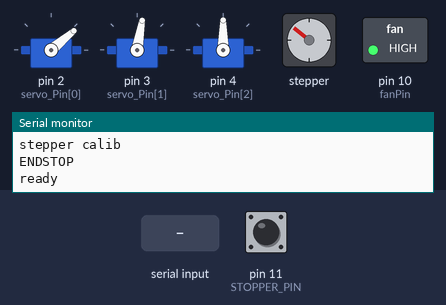
Bench run of a sketch on a simulated Arduino Uno, built with avr-gcc and run on an emulated ATmega328P. Shown: 3 × servo, stepper motor, switched loads named in the sketch (green lamp = pin HIGH), the last lines printed to the serial monitor. Inputs (shaded band) come from the test bench; at power-on: pin 11 (STOPPER_PIN) HIGH. Stepper angles assume 400 steps per turn; pins used as bus, display or sensor lines are not drawn.

Above: at 10.7 s.
10.8 s: "<90,45,200>" received over Serial
At 13.1 s:
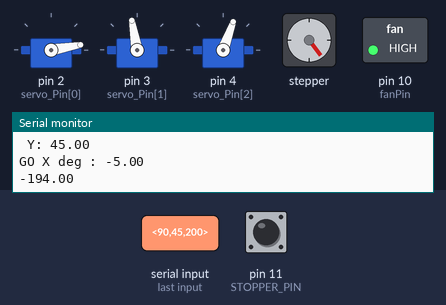
At 16.2 s:
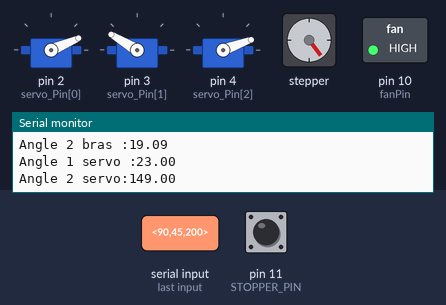
19.8 s: "<30,150,10>" received over Serial
At 31.2 s:
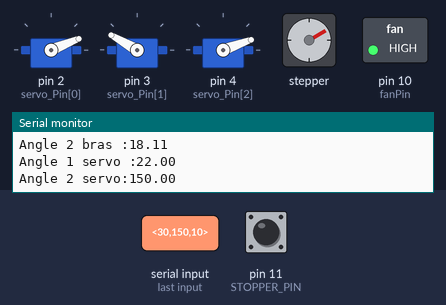
Timing chart, 0 to 34.1 s (numbered marks = the images above; inputs shaded):
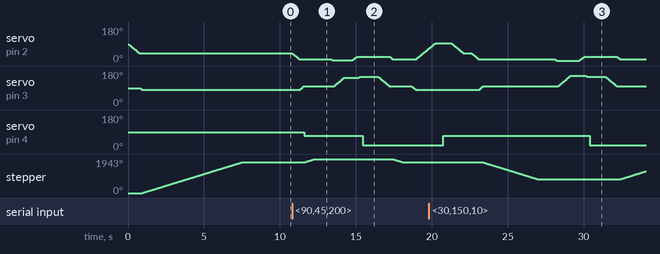

The sketch:

arm_arduino.ino
```cpp
// code par Pierre Mirouze
// FabriqExpo Exploradôme de Vitry
// programme exécuté par l'Arduino contrôlant les moteurs du bras


#include <Arduino.h>
#include "DHT.h"
#include <Servo.h>
#include <math.h>
#include "BasicStepperDriver.h"

// paramètres et broches pour gestion thermique
#define fanPin 10
#define DHTPIN 12
#define DHTTYPE DHT11
DHT dht(DHTPIN, DHTTYPE);
float temperature;
int control=35;

// paramètres et broches moteur
#define STOPPER_PIN 11
#define MOTOR_STEPS 400
#define RPM 45
#define MICROSTEPS 1
#define enPin 5
#define DIR 6
#define STEP 7
#define SLEEP 5
#define cutpower 8
#define cutpower2 9
BasicStepperDriver stepper(MOTOR_STEPS, DIR, STEP);


// paramètres et broches du robot
//initialisation de la liste des servos
Servo servo[3];
// setup broches utilisées
const int servo_Pin[] = {2, 3, 4}; //segment1,segment2,pince
//définition des valeurs de serrage/désserrage sous le format suivant :
//{ouvert-max, fermé-min, repos}
const int servoGrip_val[]= {114,70,85};
//broches moteur pas-à-pas
//const int stepper_enPin[] = {5};
//const int stepper_dirPin[] = {6};
//const int stepper_stepPin[] = {7};
//liste d'angles
double angle_current[] = {90, 90, 145};
double angle_next[] = {90, 90, 145};
//coordonnées du bras initialement, puis actuelles, puis suivantes
const double XYZ_base[] = {0, 0, -40}; //x,y,z, bool_move, bool_open, delay_to_next, type_of_action
double XYZ_current[] = {0, 0, -40}; //x,y,z, bool_move, bool_open, delay_to_next, type_of_action
double XYZ_next[] = {0, 0, -9}; //x,y,z, bool_move, bool_open, delay_to_next, type_of_action
// vérifier que l'angle du servo correpond bien à l'angle de la partie du bras commandée
// mettre le servo à 90°, puis mesurer l'angle réel
// la valeur de calibration est donc (90 - {réel angle par rapport à 90})
const double calibrate_TopArm=0;
const double calibrate_MiddleArm=0;
//compensation hauteur de la pince par rapport à l'extrémité du segment 2 du bras
const double calibrate_Z=8;
//étalo step
const double DEG_PER_CM=38.8;
// communication
const byte numChars = 32;
char receivedChars[numChars];
boolean newData = false;
double degmove;
double xdest, ydest;
double servo1angle, servo2angle;

void setup() {
  // port série
  Serial.begin(9600);
  //envoi du mot start sur le port série
  Serial.println("start");
  //setup broches arduino
  pinMode(cutpower, OUTPUT);
  pinMode(cutpower2, OUTPUT);
  pinMode(fanPin, OUTPUT);
  digitalWrite(fanPin, HIGH);
  //pinMode(enPin, OUTPUT);
  pinMode(STOPPER_PIN, INPUT);
  //digitalWrite(enPin, LOW);

  int i = 0;
  for (i = 0; i < 3; i++) {
    pinMode(servo_Pin[i], OUTPUT);
  }
  // Set Coordinates a Base
  int y = 0;
  int z = -40  ;
  //coordinate_move(0, y);
  for (i = 0; i < 3; i++) {
    servo[i].attach(servo_Pin[i], 500, 2500);
  }
  // initialisation capteur température
  dht.begin();

  stepper.begin(RPM, MICROSTEPS);
  //stepper.setEnableActiveState(LOW);
  pinMode(STOPPER_PIN, INPUT);

  calib_x();
  Serial.println("ready");
//  digitalWrite(cutpower, HIGH);
//  servo[0].write(90);
//  servo[1].write(90);
//  delay(6000);
//  digitalWrite(cutpower, LOW);
  //get_angles_from_yz(25, -31.5);
  //xmove(20.0);
}

void loop() {
bool loop=true;
recvWithStartEndMarkers();
showNewData();
  if (newData==true && loop==true) {
      xymove(xdest, ydest);
      newData=false;
      Serial.println("done");
  }
}

void calib_x(){
  servocontrol(0, 40);
  servocontrol(1, 80);
  digitalWrite(cutpower, HIGH);
  digitalWrite(cutpower2, HIGH);
  //digitalWrite(enPin, LOW);
  Serial.println("stepper calib");
  while (digitalRead(STOPPER_PIN) == LOW){
      stepper.rotate(-15);
  }
  Serial.println("ENDSTOP");
  stepper.stop();
  stepper.rotate(1750);
  stepper.stop();
  servocontrol(0, 40);
  servocontrol(1, 80);
  delay(2000);
  digitalWrite(cutpower, LOW);
  digitalWrite(cutpower2, LOW);
  //digitalWrite(enPin, HIGH);
}


void servocontrol(int num, int i){
int s=15;
int angle;
angle=servo[num].read();
if ( i >= angle) {
    for (angle = angle; angle <= i; angle = angle + 1) {
      servo[num].write(angle);
      delay(s);
    }
}
else {
    for (angle = angle; angle >= i; angle = angle - 1){
      servo[num].write(angle);
      delay(s);
    }
}
}


void get_angles_from_yz(double y, double z) {
  Serial.print("y :");
  Serial.println(y);
  Serial.print("z :");
  Serial.println(z);
  //calculs trigonométriques
  double H, s1, s2, aB, aA, aQ, y2, z2, y3, z3;
  //arm length in cm
  int L = 25;
  H= sqrt (pow(y,2) + pow(z,2));
  s1=H/2;
  s2=sqrt (pow(L,2) - pow(s1,2));
  aB=atan(s2/s1);
  y2=y/2;
  z2=z/2;
  aA=atan(y2/z2);
  servo1angle=aA+aB;
  servo1angle= (servo1angle/ (2 * M_PI)) * 360;
  y3 = -L*sin(aA+aB);
  z3 = -L* cos(aA+aB);
  servo2angle=atan((y-y3)/(z-z3));
  servo2angle= (servo2angle / (2 * M_PI)) * 360;
  if ((z-z3)>0) {
    servo2angle=servo2angle-180;
  }
  servo2angle=abs(servo2angle);

  //print des angles calculés avant traitement pour envoi au servomoteurs
  Serial.print("Angle 1 bras :");
  Serial.println(servo1angle);
  Serial.print("Angle 2 bras :");
  Serial.println(servo2angle);

  //conversion degrés bras théorique en angles servo étalonnés (inversion du sens, bornes, correction du jeu)
  servo1angle=map(servo1angle, 0, 90, 90, 0);
  servo2angle=map(servo2angle, 0, 90, 180, 90);

  servo2angle=servo2angle-12; //offset sur le servo2

  Serial.print("Angle 1 servo :");
  Serial.println(servo1angle);
  Serial.print("Angle 2 servo:");
  Serial.println(servo2angle);

  //décomposition du mouvement pour éviter le contact avec le plateau lors du trajet
  //si la balle est côté droit
  if (y>=5){
  //envoi des angles aux moteurs
  servocontrol(1, servo2angle);
  delay(100);
  servocontrol(0, servo1angle);
  delay(200);}
  //si la balle est côté gauche
  else{
  //envoi des angles aux moteurs
  servocontrol(0, servo1angle);
  delay(100);
  servocontrol(1, servo2angle);
  delay(200);}
}


//fonction de réception sur le port série
void recvWithStartEndMarkers() {
    static boolean recvInProgress = false;
    static byte ndx = 0;
    char startMarker = '<';
    char endMarker = '>';
    char rc;

  if (Serial.available() > 0) {
    while (Serial.available() > 0 && newData == false) {
        rc = Serial.read();
        if (recvInProgress == true) {
            if (rc != endMarker) {
                receivedChars[ndx] = rc;
                ndx++;
                if (ndx >= numChars) {
                    ndx = numChars - 1;
                }
            }
            else {
                receivedChars[ndx] = '\0'; // fin du string
                recvInProgress = false;
                ndx = 0;
                newData = true;
            }
        }
        else if (rc == startMarker) {
            recvInProgress = true;
        }
    }

}
}

//fonction de print des caractères reçus
void showNewData() {
    if (newData == true) {
        parseData();

        bool printmsg=true;
        if (printmsg == true) {
          Serial.print("X: ");
          Serial.println(xdest);
          Serial.print(" Y: ");
          Serial.println(ydest);
        }
    }
}

//fonction de formattage des données
void parseData() {

  // formattage des données reçues

  char * strtokIndx;

  //grab X
  strtokIndx = strtok(receivedChars,",");
  xdest = atof(strtokIndx);     // conversion en float
  //grab Y
  strtokIndx = strtok(NULL, ",");
  ydest = atof(strtokIndx);     // conversion en float

}

//fonction principale de mouvement du bras
void xymove(double degmove, double ymove){
  //correction de la donnée y
  if (ymove<=4) ymove=4;
  if (ymove>=61) ymove=61;
  ymove=ymove-30.0; //correction
  ymove=-ymove; //inversion du y
  //bras rétracté
  servocontrol(0, 10);
  servocontrol(1, 100);
  servo[2].write(70);
  //alimentation servo
  digitalWrite(cutpower, HIGH);
  digitalWrite(cutpower2, HIGH);
  Serial.print("GO X deg : ");
  //correction de la donnée x
  degmove=45.5-degmove;
  degmove=degmove+9.5;
  if (degmove>=45) degmove=45;
  if (degmove<=-5) degmove=-5;
  Serial.println(degmove);
  degmove=degmove*38.8; //conversion en degrés
  Serial.println(degmove);
  stepper.rotate(-degmove); //va au-dessus de la balle
  stepper.stop();
  delay(1000);
  //la pince s'approche
  get_angles_from_yz(ymove, -25.0);
  delay(300);
  //la pince descend
  get_angles_from_yz(ymove, -33.0);
  //conditions cinématiques
  if (ymove>=5){
  //envoi des angles aux moteurs
  servo[2].write(20);
  delay(1000);
  servocontrol(0, 10);
  servocontrol(1, 100);
  }
  else{
  //envoi des angles aux moteurs
  servo[2].write(20);
  delay(1000);
  servocontrol(1, 100);
  servocontrol(0, 10);
  }
  //retour au joueur
  stepper.rotate(degmove);
  stepper.stop();
  delay(500);
  //positionnement pour lâcher la balle
  servocontrol(1, 80);
  servocontrol(0, 95);
  delay(500);
  servo[2].write(70); //ouvre la pince
  delay(500);
  //rétractation du bras
  servocontrol(0, 40);
  servocontrol(1, 80);
  //repos (coupure alim servo)
  digitalWrite(cutpower, LOW);
  digitalWrite(cutpower2, LOW);
  delay(500);
}
```

Measured:
- after the input at 10.8 s, servo on pin 3 (servo_Pin[1]): rises from 80° to 149° in 3.9 s, then falls to 80° in 3.7 s; servo on pin 4 (servo_Pin[2]): 90° → 70° after 0.80 s, → 20° 3.9 s later; stepper: turns 194° clockwise in 0.72 s, then 194° counter-clockwise in 0.72 s
- after the input at 19.8 s, servo on pin 3 (servo_Pin[1]): rises from 80° to 155° in 6.0 s, then falls to 100° in 3.0 s; stepper: turns 969° counter-clockwise in 3.6 s, then 459° clockwise in 1.7 s
